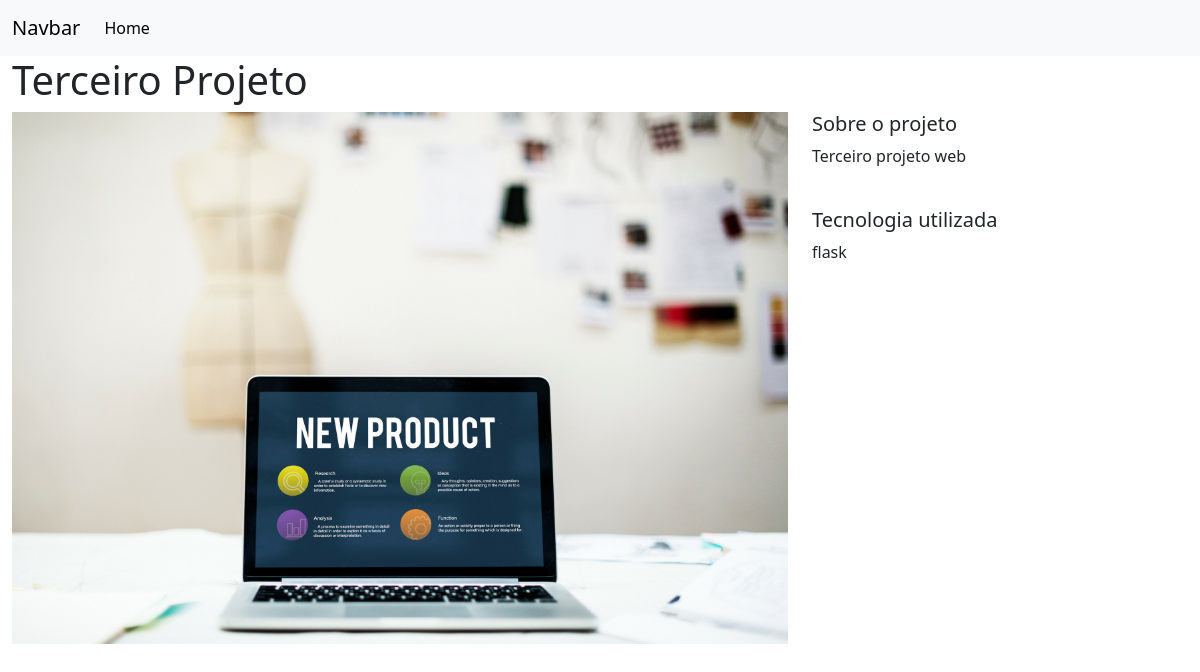
/projetos/6/, run on the app's committed database.
### projetos/models.py (models this page shows, shortened)
class Projeto(models.Model):
    titulo = models.CharField(verbose_name='Título', max_length=180)
    descricao = models.TextField(verbose_name='Descrição')
    tecnologia = models.CharField(verbose_name= 'Tecnologia', max_length=20)
    imagem = models.FileField(verbose_name='Imagem', upload_to='imagens_projeto', blank=True)
    publicado = models.BooleanField(verbose_name='Publicado' ,default=False)

### projetos/views.py (the view)
# urls.py: path('<int:pk>/', views.projetos_detalhe, name='projeto_detalhe'),
def projetos_detalhe(request, pk):
    projeto = Projeto.objects.get(pk=pk)
    context = {
        'projeto': projeto
    }
    return render(request, 'projetos/detalhe.html', context)

### projetos/templates/projetos/detalhe.html
{% extends 'base.html' %}
{% load static %}
{% block page_content %}
<h1>{{ projeto.titulo }}</h1>
<div class="row">
    <div class="col-md-8">
         {% if not projeto.imagem %}
            <img class="card-img-top" src="https://placehold.co/600x400" alt="">
            {% else %}
            <img class="card-img-top" src="{{ projeto.imagem.url }}" alt="">
            {% endif %}
    </div>
    <div class="col-md-4">
        <h5>Sobre o projeto</h5>
        <p>{{ projeto.descricao }}</p>
        <br>
        <h5>Tecnologia utilizada</h5>
        <p>{{ projeto.tecnologia }}</p>
    </div>
</div>
{% endblock %}

### data on the page
Projeto: titulo "Terceiro Projeto", imagem (picture), descricao "Terceiro projeto web", tecnologia "flask"
